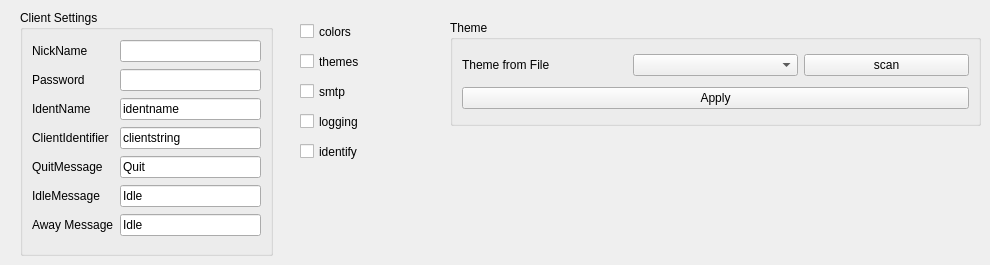
          <widget class="QWidget" name="tab_4">
           <attribute name="title">
            <string>Settings</string>
           </attribute>
           <widget class="QCheckBox" name="colors">
            <property name="geometry">
             <rect>
              <x>300</x>
              <y>20</y>
              <width>91</width>
              <height>23</height>
             </rect>
            </property>
            <property name="text">
             <string>colors</string>
            </property>
           </widget>
           <widget class="QCheckBox" name="themes">
            <property name="geometry">
             <rect>
              <x>300</x>
              <y>50</y>
              <width>91</width>
              <height>23</height>
             </rect>
            </property>
            <property name="text">
             <string>themes</string>
            </property>
           </widget>
           <widget class="QCheckBox" name="smtp">
            <property name="geometry">
             <rect>
              <x>300</x>
              <y>80</y>
              <width>91</width>
              <height>23</height>
             </rect>
            </property>
            <property name="text">
             <string>smtp</string>
            </property>
           </widget>
           <widget class="QCheckBox" name="logging">
            <property name="geometry">
             <rect>
              <x>300</x>
              <y>110</y>
              <width>91</width>
              <height>23</height>
             </rect>
            </property>
            <property name="text">
             <string>logging</string>
            </property>
           </widget>
           <widget class="QCheckBox" name="identify">
            <property name="geometry">
             <rect>
              <x>300</x>
              <y>140</y>
              <width>91</width>
              <height>23</height>
             </rect>
            </property>
            <property name="text">
             <string>identify</string>
            </property>
           </widget>
           <widget class="QGroupBox" name="groupBox_2">
            <property name="geometry">
             <rect>
              <x>20</x>
              <y>10</y>
              <width>253</width>
              <height>246</height>
             </rect>
            </property>
            <property name="title">
             <string>Client Settings</string>
            </property>
            <layout class="QGridLayout" name="gridLayout_5">
             <item row="4" column="1">
              <widget class="QLineEdit" name="client">
               <property name="text">
                <string>clientstring</string>
               </property>
              </widget>
             </item>
             <item row="3" column="1">
              <widget class="QLineEdit" name="identname">
               <property name="text">
                <string>identname</string>
               </property>
              </widget>
             </item>
             <item row="4" column="0">
              <widget class="QLabel" name="clientidentifier">
               <property name="text">
                <string>ClientIdentifier</string>
               </property>
              </widget>
             </item>
             <item row="5" column="1">
              <widget class="QLineEdit" name="quitmsg">
               <property name="text">
                <string>Quit</string>
               </property>
              </widget>
             </item>
             <item row="0" column="1">
              <widget class="QLineEdit" name="nickname">
               <property name="text">
                <string/>
               </property>
              </widget>
             </item>
             <item row="3" column="0">
              <widget class="QLabel" name="label_2">
               <property name="text">
                <string>IdentName</string>
               </property>
              </widget>
             </item>
             <item row="6" column="0">
              <widget class="QLabel" name="label_5">
               <property name="text">
                <string>IdleMessage</string>
               </property>
              </widget>
             </item>
             <item row="0" column="0">
              <widget class="QLabel" name="label">
               <property name="text">
                <string>NickName</string>
               </property>
              </widget>
             </item>
             <item row="7" column="0">
              <widget class="QLabel" name="label_6">
               <property name="text">
                <string>Away Message</string>
               </property>
              </widget>
             </item>
             <item row="5" column="0">
              <widget class="QLabel" name="quitmessage">
               <property name="text">
                <string>QuitMessage</string>
               </property>
              </widget>
             </item>
             <item row="6" column="1">
              <widget class="QLineEdit" name="idlemessage">
               <property name="text">
                <string>Idle</string>
               </property>
              </widget>
             </item>
             <item row="7" column="1">
              <widget class="QLineEdit" name="awaymessage">
               <property name="text">
                <string>Idle</string>
               </property>
              </widget>
             </item>
             <item row="1" column="0">
              <widget class="QLabel" name="label_9">
               <property name="text">
                <string>Password</string>
               </property>
              </widget>
             </item>
             <item row="1" column="1">
              <widget class="QLineEdit" name="password">
               <property name="contextMenuPolicy">
                <enum>Qt::PreventContextMenu</enum>
               </property>
               <property name="echoMode">
                <enum>QLineEdit::Password</enum>
               </property>
              </widget>
             </item>
            </layout>
           </widget>
           <widget class="QGroupBox" name="groupBox">
            <property name="geometry">
             <rect>
              <x>450</x>
              <y>20</y>
              <width>531</width>
              <height>106</height>
             </rect>
            </property>
            <property name="title">
             <string>Theme</string>
            </property>
            <layout class="QGridLayout" name="gridLayout_4">
             <item row="0" column="0">
              <widget class="QLabel" name="label_313">
               <property name="text">
                <string>Theme from File</string>
               </property>
              </widget>
             </item>
             <item row="0" column="1">
              <widget class="QComboBox" name="cmbTheme"/>
             </item>
             <item row="0" column="2">
              <widget class="QPushButton" name="scantheme">
               <property name="text">
                <string>scan</string>
               </property>
              </widget>
             </item>
             <item row="1" column="0" colspan="3">
              <widget class="QPushButton" name="themeApply">
               <property name="text">
                <string>Apply</string>
               </property>
              </widget>
             </item>
            </layout>
           </widget>
          </widget>
